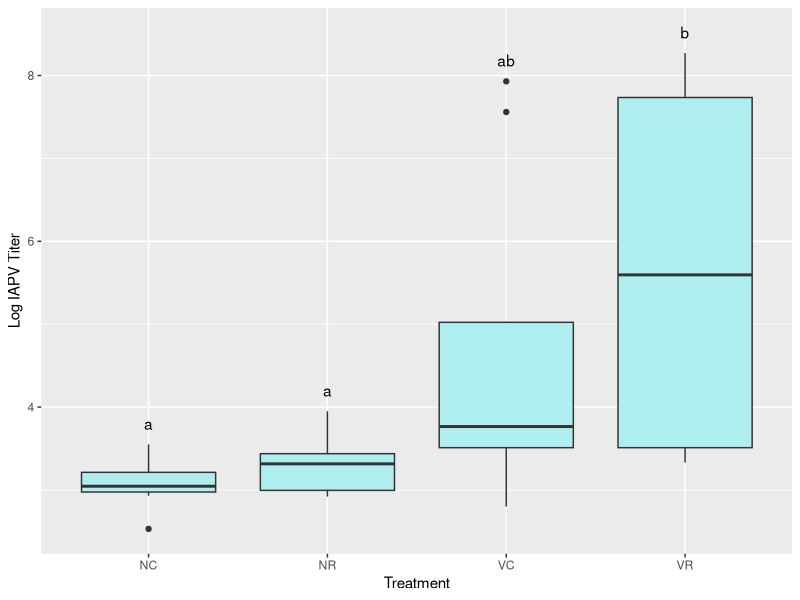
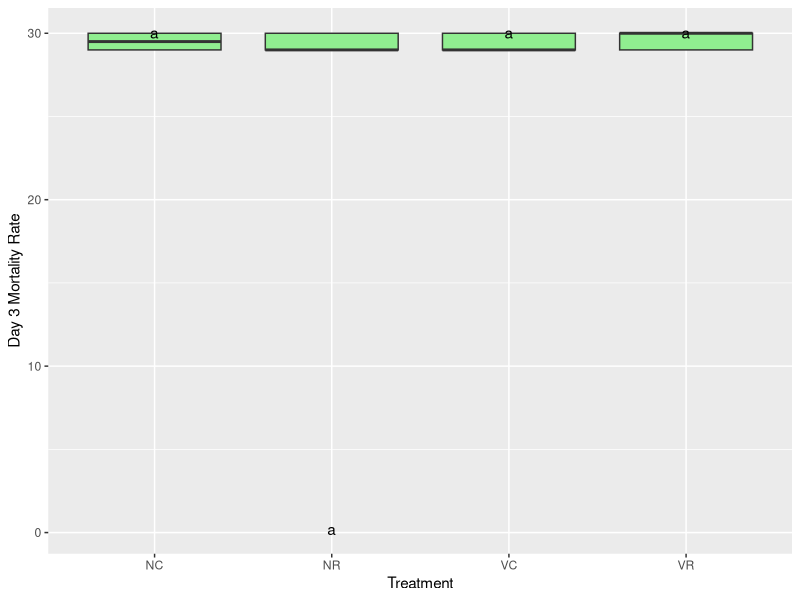

The R script that drew these images, in order:
library(plyr)
library(ggplot2)
library(multcompView)
library(readr)

d <- read_csv("day3Mortality.csv")
d = as.data.frame(d)
attr(d, "spec") <- NULL
# Note: There are 14 NC; 15 VR, VC, NR
d = d[which(d$Treatment %in% c("None Chestnut", "None Rockrose", "Virus Chestnut", "Virus Rockrose")),]
d$Treatment

d$Treatment = as.factor(d$Treatment)
colnames(d)[2] = "Day3Mortality"
levels(d$Treatment) <- c('NC', 'NR', 'VC', 'VR')

d$Virus = sapply(d$Treatment, function(x) substr(x, 1, 1))
d$Diet = sapply(d$Treatment, function(x) substr(x, 2, 2))
d$Virus = as.factor(d$Virus)
d$Diet = as.factor(d$Diet)

a <- aov(Day3Mortality~Treatment, data=d)

aov.out = aov(Day3Mortality ~ Virus * Diet, data=d)

tHSD <- TukeyHSD(a, ordered = FALSE, conf.level = 0.95)

generate_label_df1 <- function(HSD, flev){
  # Extract labels and factor levels from Tukey post-hoc 
  Tukey.levels <- HSD[[flev]][,4]
  Tukey.labels <- multcompLetters(Tukey.levels)['Letters']
  plot.labels <- names(Tukey.labels[['Letters']])
  
  # Get highest quantile for Tukey's 5 number summary and add a bit of space to buffer between    
  # upper quantile and label placement
  boxplot.df <- ddply(d, flev, function (x) max(fivenum(x$Day3Mortality)) + 0.05)
  boxplot.df[2,]$V1 = 0.22
  
  # Create a data frame out of the factor levels and Tukey's homogenous group letters
  plot.levels <- data.frame(plot.labels, labels = Tukey.labels[['Letters']],
                            stringsAsFactors = FALSE)
  
  # Merge it with the labels
  labels.df <- merge(plot.levels, boxplot.df, by.x = 'plot.labels', by.y = flev, sort = FALSE)
  
  return(labels.df)
}

plotMortality = ggplot(d, aes(x=Treatment, y=Day3Mortality)) + geom_boxplot(fill="palegreen2") + geom_text(data = generate_label_df1(tHSD, 'Treatment'), aes(x = plot.labels, y = V1, label = labels)) + ylab("Day 3 Mortality Rate")

d <- read_csv("logIAPV.csv")
d = as.data.frame(d)
attr(d, "spec") <- NULL
# Note: There are 14 NC; 15 VR, VC, NR

d = d[which(d$treatment %in% c("None Chestnut", "None Rockrose", "Virus Chestnut", "Virus Rockrose")),]

d$treatment = as.factor(d$treatment)
colnames(d)[2] = "logIAPV"
levels(d$treatment) <- c('NC', 'NR', 'VC', 'VR')
colnames(d)[1] <- "Treatment"


d$Virus = sapply(d$Treatment, function(x) substr(x, 1, 1))
d$Diet = sapply(d$Treatment, function(x) substr(x, 2, 2))
d$Virus = as.factor(d$Virus)
d$Diet = as.factor(d$Diet)

a <- aov(logIAPV~Treatment, data=d)
aov.out = aov(logIAPV ~ Virus * Diet, data=d)
tHSD <- TukeyHSD(a, ordered = FALSE, conf.level = 0.95)

generate_label_df2 <- function(HSD, flev){
  # Extract labels and factor levels from Tukey post-hoc 
  Tukey.levels <- HSD[[flev]][,4]
  Tukey.labels <- multcompLetters(Tukey.levels)['Letters']
  plot.labels <- names(Tukey.labels[['Letters']])
  
  # Get highest quantile for Tukey's 5 number summary and add a bit of space to buffer between    
  # upper quantile and label placement
  boxplot.df <- ddply(d, flev, function (x) max(fivenum(x$logIAPV)) + 0.25)
  #boxplot.df[2,]$V1 = 0.22
  
  # Create a data frame out of the factor levels and Tukey's homogenous group letters
  plot.levels <- data.frame(plot.labels, labels = Tukey.labels[['Letters']],
                            stringsAsFactors = FALSE)
  
  # Merge it with the labels
  labels.df <- merge(plot.levels, boxplot.df, by.x = 'plot.labels', by.y = flev, sort = FALSE)
  
  return(labels.df)
}

plotIAPV= ggplot(d, aes(x=Treatment, y=logIAPV)) + geom_boxplot(fill="paleturquoise2") + geom_text(data = generate_label_df2(tHSD, 'Treatment'), aes(x = plot.labels, y = V1, label = labels)) + ylab("Log IAPV Titer")
